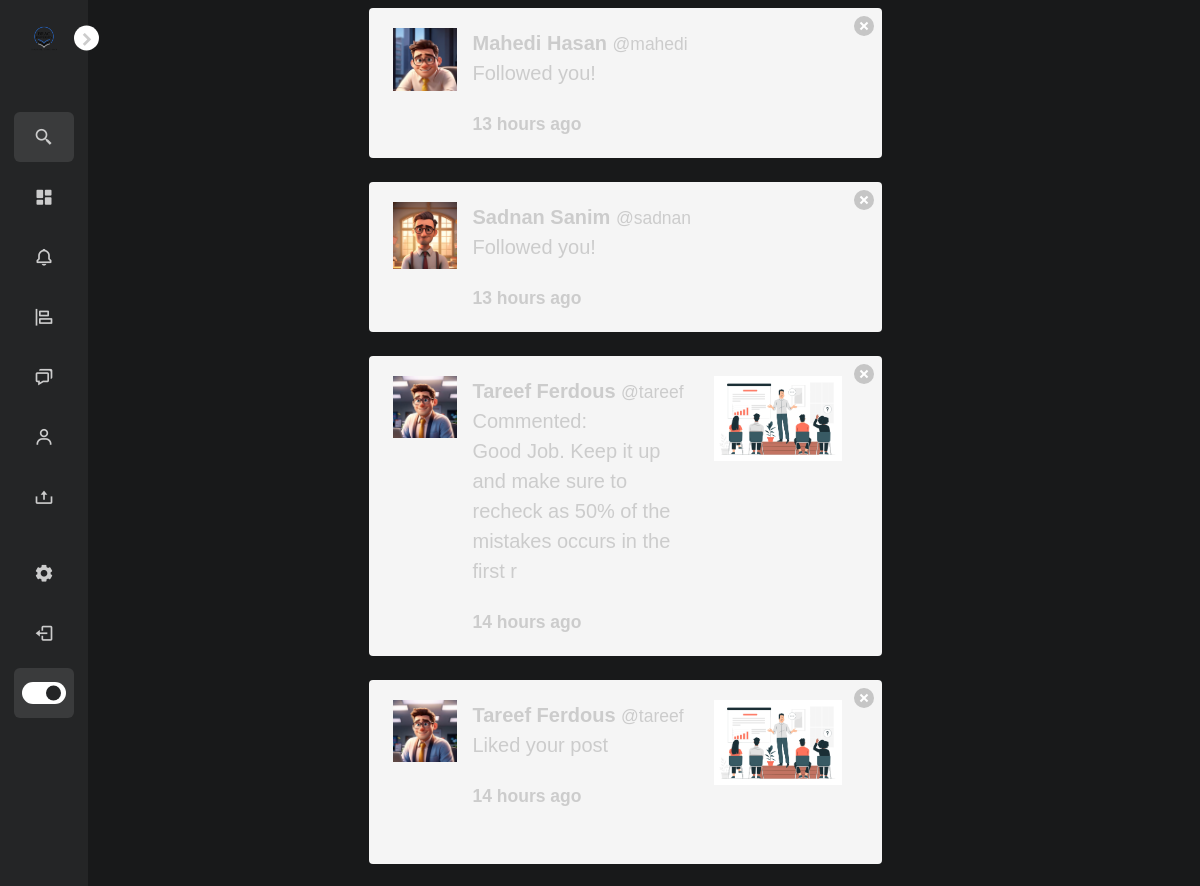
Page /notifications/ (signed in, upper part) on the earlier database version.
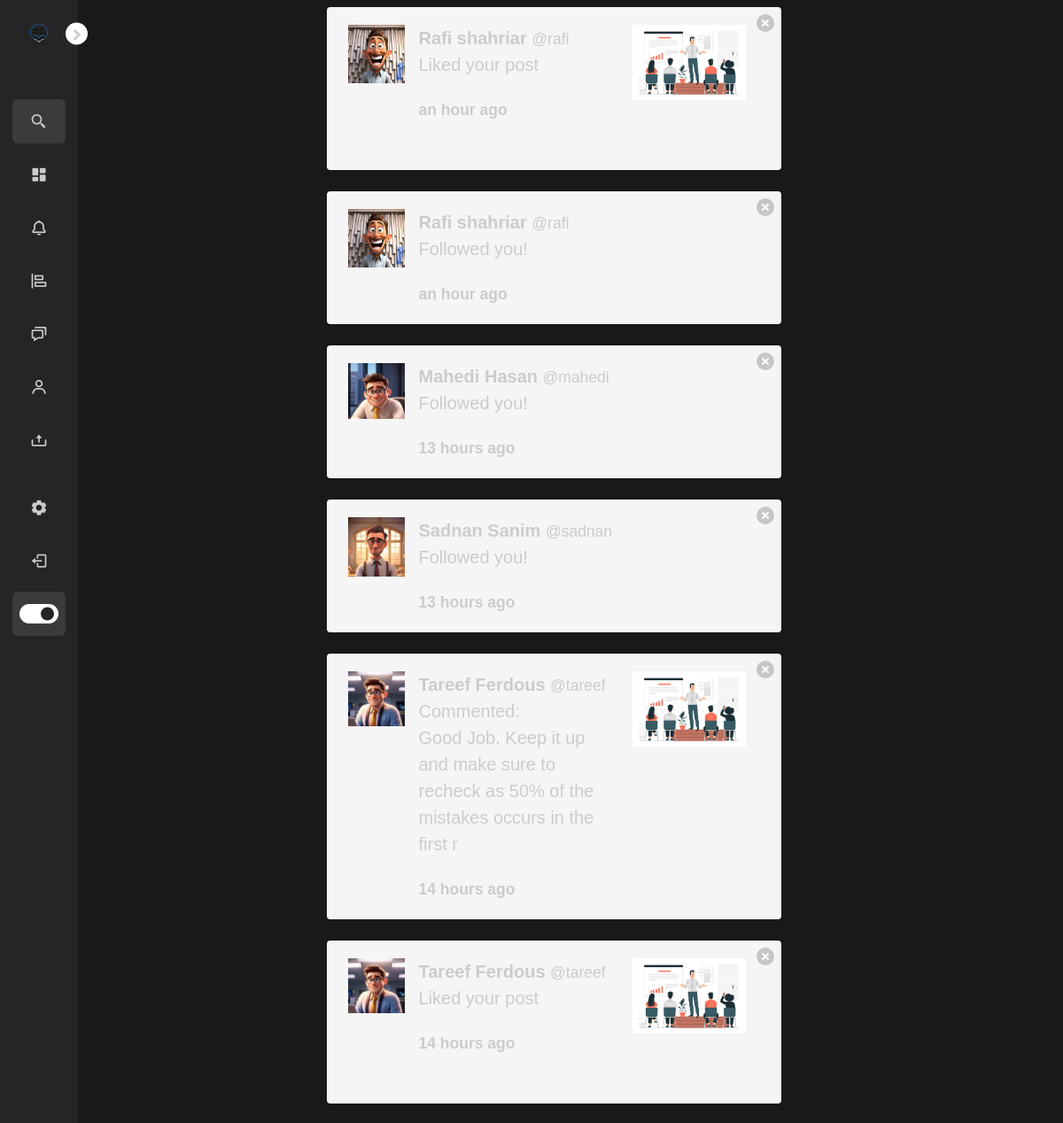
Same page on the later database version.
### notifications/models.py (models this page shows)
class Notification(models.Model):
	NOTIFICATION_TYPES = ((1,'Like'),(2,'Comment'), (3,'Follow'))
	post = models.ForeignKey('post.Post', on_delete=models.CASCADE, related_name="noti_post", blank=True, null=True)
	sender = models.ForeignKey(User, on_delete=models.CASCADE, related_name="noti_from_user")
	user = models.ForeignKey(User, on_delete=models.CASCADE, related_name="noti_to_user")
	notification_type = models.IntegerField(choices=NOTIFICATION_TYPES)
	text_preview = models.CharField(max_length=90, blank=True)
	date = models.DateTimeField(auto_now_add=True)
	is_seen = models.BooleanField(default=False)

### authy/models.py (models this page shows)
class Profile(models.Model):
	user = models.OneToOneField(User, on_delete=models.CASCADE)
	first_name = models.CharField(max_length=50, null=True, blank=True)
	last_name = models.CharField(max_length=50, null=True, blank=True)
	location = models.CharField(max_length=50, null=True, blank=True)
	url = models.CharField(max_length=80, null=True, blank=True)
	profile_info = models.TextField(max_length=150, null=True, blank=True)
	created = models.DateField(auto_now_add=True)
	favorites = models.ManyToManyField(Post)
	picture = models.ImageField(upload_to=user_directory_path, blank=True, null=True, verbose_name='Picture')

### post/models.py (models this page shows, shortened)
class Post(models.Model):
    id = models.UUIDField(primary_key=True, default=uuid.uuid4, editable=False)
    picture = models.ImageField(upload_to=user_directory_path, verbose_name='Picture', null=False)
    caption = models.TextField(max_length=1500, verbose_name='Caption')
    posted = models.DateTimeField(auto_now_add=True)
    tags = models.ManyToManyField(Tag, related_name='posts')
    user = models.ForeignKey(User, on_delete=models.CASCADE)
    likes = models.IntegerField(default=0)

### notifications/views.py (the view)
# urls.py: path('', ShowNOtifications, name='show-notifications'),
def ShowNOtifications(request):
	user = request.user
	notifications = Notification.objects.filter(user=user).order_by('-date')
	Notification.objects.filter(user=user, is_seen=False).update(is_seen=True)
	template = loader.get_template('notifications.html')
	context = {
		'notifications': notifications,
	}
	return HttpResponse(template.render(context, request))

### direct/views.py (called while the page is built)
def checkDirects(request):
	directs_count = 0
	if request.user.is_authenticated:
		directs_count = Message.objects.filter(user=request.user, is_read=False).count()
	return {'directs_count':directs_count}

### notifications/views.py (called while the page is built)
def CountNotifications(request):
	count_notifications = 0
	if request.user.is_authenticated:
		count_notifications = Notification.objects.filter(user=request.user, is_seen=False).count()
	return {'count_notifications':count_notifications}

### Config/templates/notifications.html (shortened to what this page needs)
{% extends 'base.html' %}
{% load static %}
{% load humanize %}
{% block content %}
    <div class="columns is-mobile is-centered">
    <div class="column is-half">
{% for notification in notifications %}
{% if notification.notification_type == 2 %}
      <div class="notification">
      <a href="{% url 'delete-notification' notification.id %}" class="delete"></a>
      <article class="media">
  <figure class="media-left">
    <p class="image is-64x64">
        {% if notification.sender.profile.picture %}
            <img src="{{ notification.sender.profile.picture.url }}" alt="Placeholder image">
          {% else %}
            <img src="https://bulma.io/images/placeholders/96x96.png" alt="Placeholder image">
        {% endif %}
    </p>
  </figure>
  <div class="media-content">
    <div class="content fs-5">
        <strong>{{ notification.sender.profile.first_name }} {{ notification.sender.profile.last_name }}</strong> <small>@{{ notification.sender.username }}</small>
        <br>
        Commented:
      <p>{{ notification.text_preview }}</p>
        <strong><small>{{ notification.date|naturaltime }}</small></strong>
    </div>
  </div>
  <div class="media-right">
    <figure class="image is-128x128">
      <img src="{{ notification.post.picture.url }}">
  </figure>
  </div>
</article>
      </div>
{% endif %}
{% if notification.notification_type == 3 %}
      <div class="notification">
      <a href="{% url 'delete-notification' notification.id %}" class="delete"></a>
      <article class="media">
  <figure class="media-left">
    <p class="image is-64x64">
          {% if notification.sender.profile.picture %}
            <img src="{{ notification.sender.profile.picture.url }}" alt="Placeholder image">
          {% else %}
            <img src="https://bulma.io/images/placeholders/96x96.png" alt="Placeholder image">
        {% endif %}
    </p>
  </figure>
  <div class="media-content">
    <div class="content fs-5">
        <strong>{{ notification.sender.profile.first_name }} {{ notification.sender.profile.last_name }}</strong> <small>@{{ notification.sender.username }}</small>
        <br>
        <p> Followed you!</p>
        <strong><small>{{ notification.date|naturaltime }}</small></strong>
    </div>
  </div>
</article>
      </div>
{% endif %}
{% if notification.notification_type == 1 %}
      <div class="notification">
      <a href="{% url 'delete-notification' notification.id %}" class="delete"></a>
      <article class="media">
  <figure class="media-left">
    <p class="image is-64x64">
        {% if notification.sender.profile.picture %}
            <img src="{{ notification.sender.profile.picture.url }}" alt="Placeholder image">
          {% else %}
            <img src="https://bulma.io/images/placeholders/96x96.png" alt="Placeholder image">
        {% endif %}
    </p>
  </figure>
  <div class="media-content">
    <div class="content fs-5">
        <strong>{{ notification.sender.profile.first_name }} {{ notification.sender.profile.last_name }}</strong> <small>@{{ notification.sender.username }}</small>
        <br>
        <p> Liked your post</p>
        <strong><small>{{ notification.date|naturaltime }}</small></strong>
    </div>
  </div>
  <div class="media-right">
    <figure class="image is-128x128">
      <img src="{{ notification.post.picture.url }}">
  </figure>
  </div>
</article>
      </div>
{% endif %}
{% endfor %}
    </div>
    </div>
{% endblock %}

Differences in the rows shown:
added Notification: sender.profile.picture (picture), sender.profile.first_name "Rafi", sender.profile.last_name "shahriar", sender.username "rafi", date "an hour ago", post.picture (picture)
added Notification: sender.profile.picture (picture), sender.profile.first_name "Rafi", sender.profile.last_name "shahriar", sender.username "rafi", date "an hour ago"
